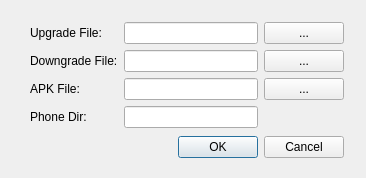
<?xml version="1.0" encoding="UTF-8"?>
<ui version="4.0">
 <class>Dialog</class>
 <widget class="QDialog" name="Dialog">
  <property name="geometry">
   <rect>
    <x>0</x>
    <y>0</y>
    <width>366</width>
    <height>178</height>
   </rect>
  </property>
  <property name="windowTitle">
   <string>Dialog</string>
  </property>
  <widget class="QWidget" name="">
   <property name="geometry">
    <rect>
     <x>30</x>
     <y>20</y>
     <width>314</width>
     <height>140</height>
    </rect>
   </property>
   <layout class="QGridLayout" name="gridLayout_2">
    <item row="0" column="0">
     <layout class="QGridLayout" name="gridLayout">
      <item row="0" column="0">
       <widget class="QLabel" name="label_upgrade">
        <property name="text">
         <string>Upgrade File:</string>
        </property>
       </widget>
      </item>
      <item row="0" column="1">
       <widget class="QLineEdit" name="lineEdit_upgrade"/>
      </item>
      <item row="0" column="2">
       <widget class="QPushButton" name="btn_ugSelect">
        <property name="text">
         <string>...</string>
        </property>
       </widget>
      </item>
      <item row="1" column="0">
       <widget class="QLabel" name="label_downgrade">
        <property name="text">
         <string>Downgrade File:</string>
        </property>
       </widget>
      </item>
      <item row="1" column="1">
       <widget class="QLineEdit" name="lineEdit_downgrade"/>
      </item>
      <item row="1" column="2">
       <widget class="QPushButton" name="btn_downSelect">
        <property name="text">
         <string>...</string>
        </property>
       </widget>
      </item>
      <item row="2" column="0">
       <widget class="QLabel" name="label_apkfile">
        <property name="text">
         <string>APK File:</string>
        </property>
       </widget>
      </item>
      <item row="2" column="1">
       <widget class="QLineEdit" name="lineEdit_apk"/>
      </item>
      <item row="2" column="2">
       <widget class="QPushButton" name="btn_apk">
        <property name="text">
         <string>...</string>
        </property>
       </widget>
      </item>
      <item row="3" column="0">
       <widget class="QLabel" name="label_pushdir">
        <property name="text">
         <string>Phone Dir:</string>
        </property>
       </widget>
      </item>
      <item row="3" column="1">
       <widget class="QLineEdit" name="lineEdit_phonedir">
        <property name="inputMask">
         <string/>
        </property>
        <property name="text">
         <string/>
        </property>
        <property name="placeholderText">
         <string/>
        </property>
       </widget>
      </item>
     </layout>
    </item>
    <item row="1" column="0">
     <widget class="QDialogButtonBox" name="buttonBox">
      <property name="orientation">
       <enum>Qt::Horizontal</enum>
      </property>
      <property name="standardButtons">
       <set>QDialogButtonBox::Cancel|QDialogButtonBox::Ok</set>
      </property>
     </widget>
    </item>
   </layout>
  </widget>
 </widget>
 <resources/>
 <connections>
  <connection>
   <sender>buttonBox</sender>
   <signal>accepted()</signal>
   <receiver>Dialog</receiver>
   <slot>accept()</slot>
   <hints>
    <hint type="sourcelabel">
     <x>249</x>
     <y>150</y>
    </hint>
    <hint type="destinationlabel">
     <x>157</x>
     <y>177</y>
    </hint>
   </hints>
  </connection>
  <connection>
   <sender>buttonBox</sender>
   <signal>rejected()</signal>
   <receiver>Dialog</receiver>
   <slot>reject()</slot>
   <hints>
    <hint type="sourcelabel">
     <x>317</x>
     <y>156</y>
    </hint>
    <hint type="destinationlabel">
     <x>286</x>
     <y>177</y>
    </hint>
   </hints>
  </connection>
  <connection>
   <sender>btn_ugSelect</sender>
   <signal>clicked()</signal>
   <receiver>Dialog</receiver>
   <slot>choUpFile()</slot>
   <hints>
    <hint type="sourcelabel">
     <x>309</x>
     <y>31</y>
    </hint>
    <hint type="destinationlabel">
     <x>260</x>
     <y>11</y>
    </hint>
   </hints>
  </connection>
  <connection>
   <sender>btn_downSelect</sender>
   <signal>clicked()</signal>
   <receiver>Dialog</receiver>
   <slot>choDoFile()</slot>
   <hints>
    <hint type="sourcelabel">
     <x>330</x>
     <y>60</y>
    </hint>
    <hint type="destinationlabel">
     <x>355</x>
     <y>58</y>
    </hint>
   </hints>
  </connection>
  <connection>
   <sender>btn_apk</sender>
   <signal>clicked()</signal>
   <receiver>Dialog</receiver>
   <slot>choApkFile()</slot>
   <hints>
    <hint type="sourcelabel">
     <x>302</x>
     <y>87</y>
    </hint>
    <hint type="destinationlabel">
     <x>359</x>
     <y>87</y>
    </hint>
   </hints>
  </connection>
 </connections>
 <slots>
  <slot>choUpFile()</slot>
  <slot>choDoFile()</slot>
  <slot>choApkFile()</slot>
 </slots>
</ui>
